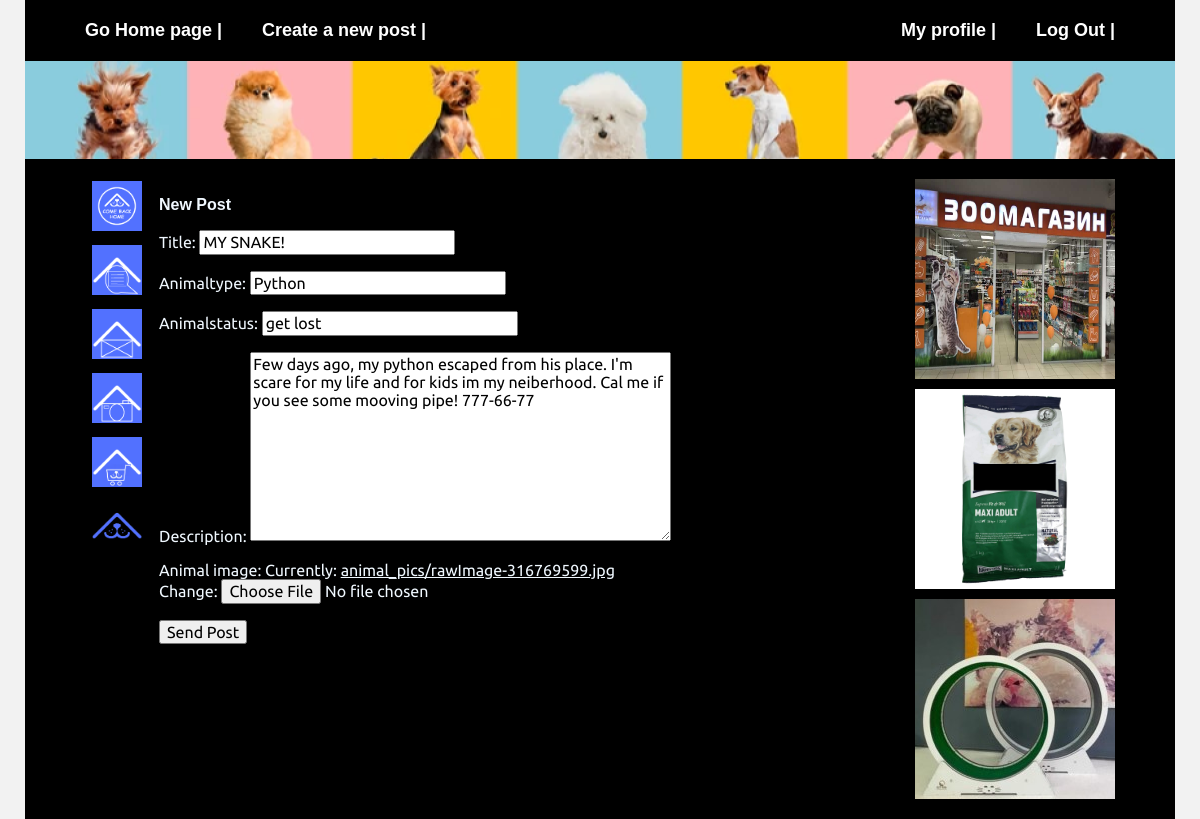
The app's page /post/9/update (signed in) with its own data.
### blog/models.py (models this page shows, shortened)
class Post(models.Model):
    title = models.CharField(max_length=100)
    animaltype = models.CharField(max_length=50)
    animalstatus = models.CharField(max_length=50, null=True)
    description = models.TextField()
    animal_image = models.ImageField(default='default_animal.jpg', upload_to='animal_pics')
    date_posted = models.DateTimeField(default=timezone.now)
    author = models.ForeignKey(User, on_delete=models.CASCADE)

### blog/views.py (the view, shortened to what this page needs)
# urls.py: path('post/<int:pk>/update', PostUpdateView.as_view(), name='post-update'),
class PostUpdateView(LoginRequiredMixin, UserPassesTestMixin, UpdateView):
    model = Post
    fields = ['title', 'animaltype', 'animalstatus', 'description', 'animal_image']
    def test_func(self):
        post = self.get_object()
        if self.request.user == post.author:
            return True
        return False #функция которая позволяет редактировать только те посты, автором которых является пользователь

### blog/templates/blog/post_form.html (shortened to what this page needs)
{% extends "base.html" %}
{% load static %}
{% block content %}
<form method="POST" enctype="multipart/form-data">
    <p><b>New Post</b></p>
    {{ form.as_p }}
    <p>
        <button type="submit">Send Post</button>
    </p>
</form>
{% endblock content %}

### blog/static/css/style.css (style rules this page uses)
* { box-sizing: border-box; }
body { background-color: #f2f2f2; margin-bottom: 0px; font-family: 'Ubuntu', sans-serif; color: aliceblue; }
body a { color: aliceblue; }

### records on screen
Post: title "MY SNAKE!", animaltype "Python", animalstatus "get lost", description "Few days ago, my python escaped from his place. I'm scare for my life and for kids im my neiberhood. Cal me if you see some mooving pipe! 777-66-77"
